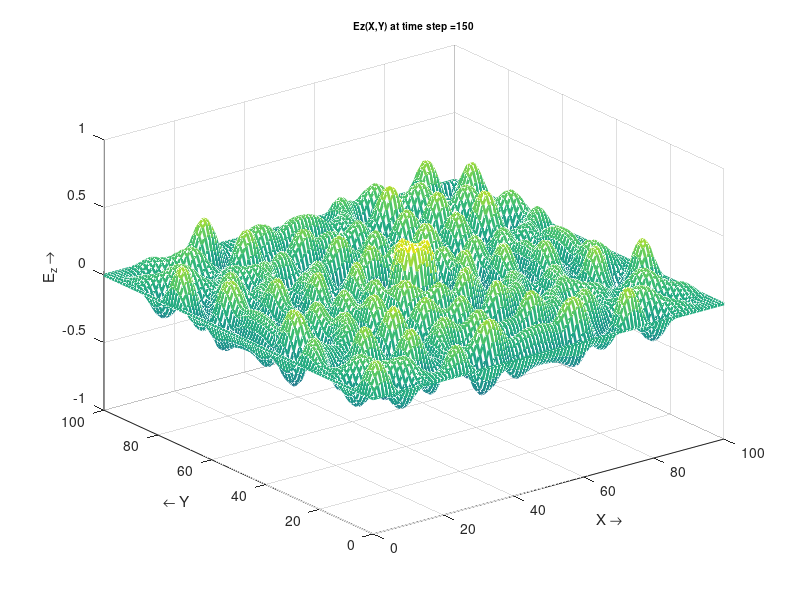

The MATLAB script that drew this image:
clear;

% Simulation parameters
Nd = 100;
Nt = 150;

% Constants
mi = pi*4e-7;
c = 3e8; % speed of light
epsilon = 1/(mi*(c^2));
f = 3e7;% frquency in Hz
lambda = c/f;
delta = lambda/10;

% Courant constant of stability
S = 2^-0.5;
%S = S*1.0005;
dt = S*delta/c;

% Grid Dimensions
steps = Nd+1;
x = 0:delta:Nd;
y = 0:delta:Nd;

% Position of source
xsource = floor(Nd/2);
ysource = floor(Nd/2); 

% Initialization of field vectors
Ez = zeros(steps,steps);
Hx = zeros(steps,steps);
Hy = zeros(steps,steps);

% Electric Conductivity
sigma = ones(steps,steps);

%k = 4e-6;
k = 0;
for i = 1:steps
    for j = 1:steps
        sigma(i,j) = k*(((i-xsource)^2+(j-ysource)^2)^0.5);
    end
end

% FDTD Parameters
Ca= (2*epsilon-dt*sigma)./(2*epsilon+dt*sigma);
Cb = ((2*dt)/delta)./(2*epsilon+dt*sigma);
D = dt/(mi*delta);

%V = VideoWriter('simulation-2D-epsilon');
%open(V);

for n = 1 : Nt
    %% FDTD
    Hx(1:steps-1,1:steps) = Hx(1:steps-1,1:steps) - D*(Ez(2:steps,1:steps) - Ez(1:steps-1,1:steps));     
    Hy(1:steps,1:steps-1) = Hy(1:steps,1:steps-1) + D*(Ez(1:steps,2:steps) - Ez(1:steps,1:steps-1));  
    Ez(2:steps,2:steps) = Ca(2:steps,2:steps).*Ez(2:steps,2:steps) + Cb(2:steps,2:steps).*((Hy(2:steps,2:steps) - Hy(2:steps,1:steps-1)) - (Hx(2:steps,2:steps) - Hx(1:steps-1,2:steps)));
    %% boundary condition
    % in x-direction
    Ez(:,1)= 0;
    Ez(:,steps) = 0;
    Hy(:,steps) = Hy(:,steps-1);
    
    % in y-direction
    Ez(1,:)= 0;
    Ez(steps,:) = 0;
    Hx(steps,:) = Hx(steps-1,:);
    %% Source
    pulse = sin(2*pi*f*n*dt);
    %pulse = heaviside(n*dt)-heaviside((n-10)*dt);
    Ez(ysource,xsource) = pulse;
    
    %% Plotting Ez-wave
    mesh(x,y,Ez,'linewidth',2);
    xlabel('X \rightarrow');
    ylabel('\leftarrow Y');
    zlabel('E_z \rightarrow');
    titlestring=['\fontsize{10}Ez(X,Y) at time step =',num2str(n)];
    title(titlestring,'color','k');
    axis([0 Nd 0 Nd -1 1]);
    %goodplot()
    
    F = getframe(gcf);
    %writeVideo(V,F);

end

%close(V);